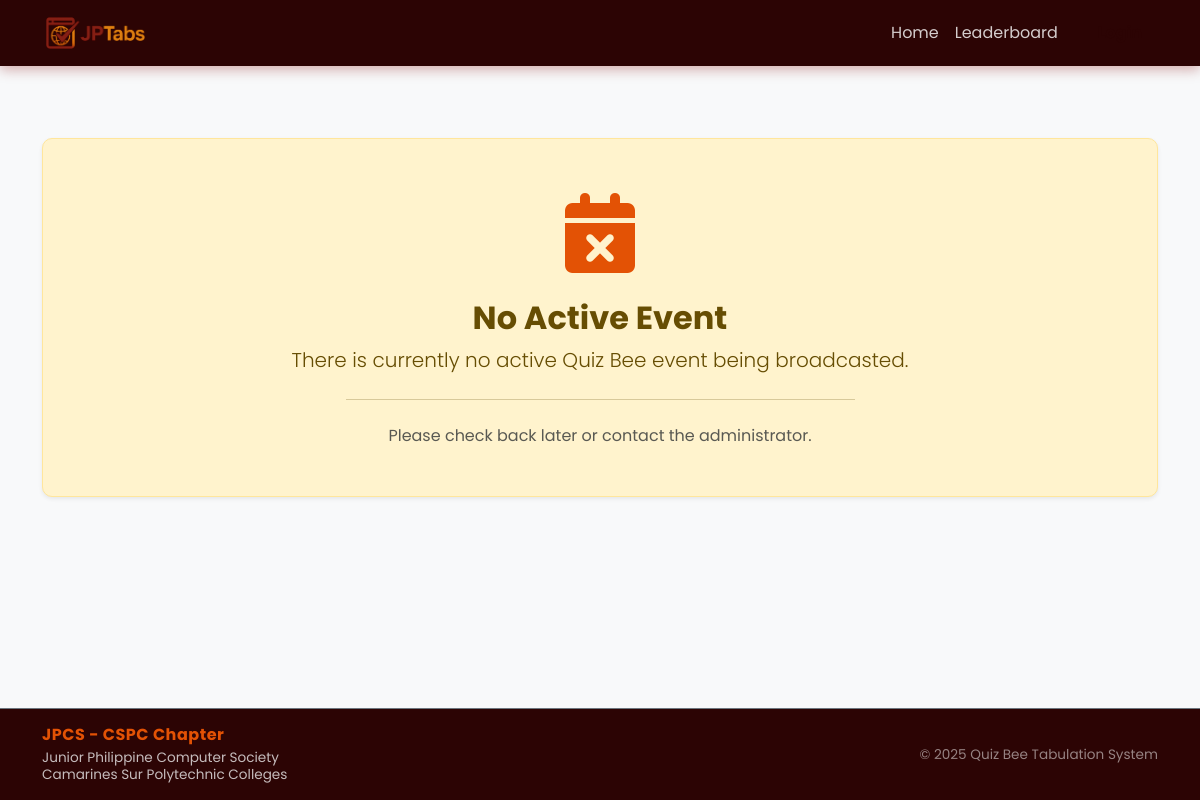
The app's page /leaderboard, older data.
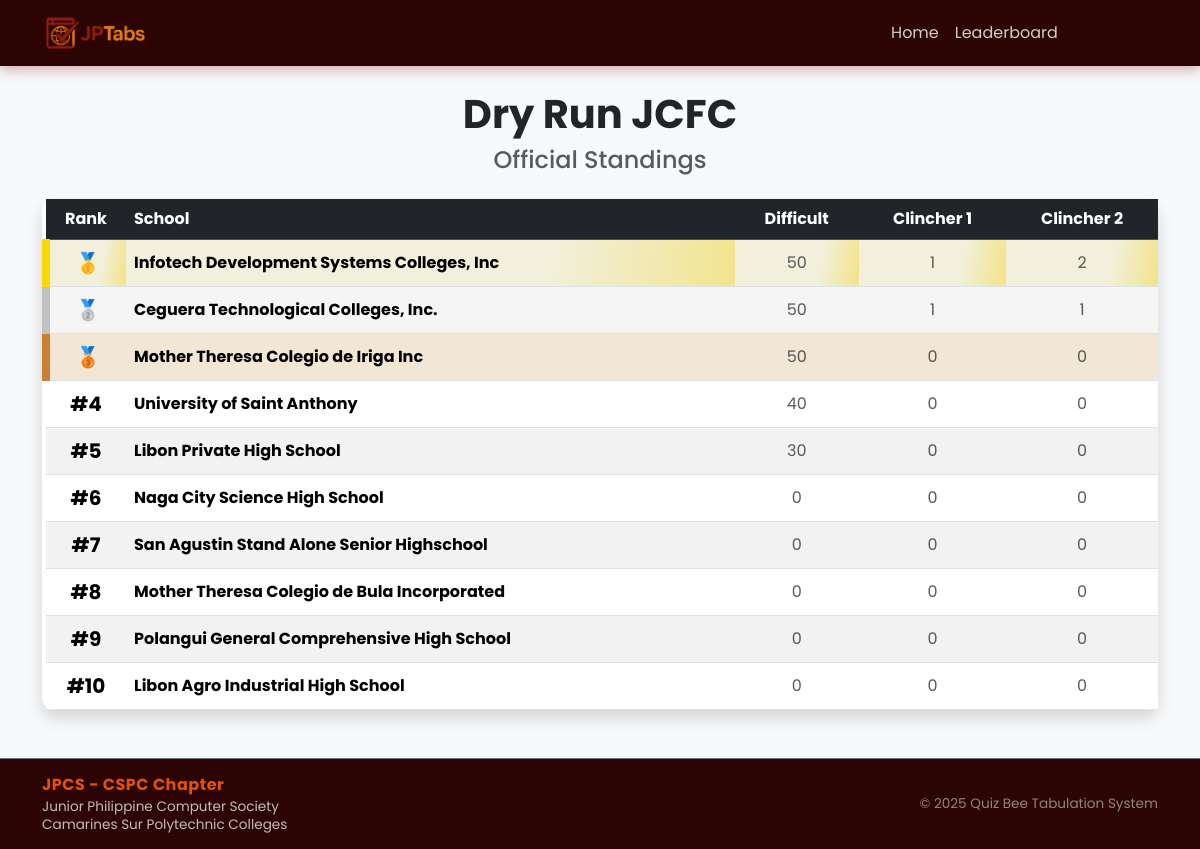
The same page, newer data.
### website/models.py (models this page shows)
class Event(db.Model):
    id = db.Column(db.Integer, primary_key=True)
    name = db.Column(db.String(150), nullable=False)
    is_active = db.Column(db.Boolean, default=False, index=True)
    scoring_type = db.Column(db.String(50), default='per_round')
    schools = db.relationship('School', backref='event', cascade='all, delete-orphan')
    rounds = db.relationship('Round', backref='event', cascade='all, delete-orphan')

class Round(db.Model):
    id = db.Column(db.Integer, primary_key=True)
    event_id = db.Column(db.Integer, db.ForeignKey('event.id'), nullable=False)
    number = db.Column(db.Integer, nullable=False)
    difficulty = db.Column(db.String(50), nullable=False)
    points = db.Column(db.Integer, nullable=False)
    total_questions = db.Column(db.Integer, nullable=False)
    is_active = db.Column(db.Boolean, default=False)
    qualifying_count = db.Column(db.Integer, default=0)
    is_final = db.Column(db.Boolean, default=False)
    participating_school_ids = db.Column(db.String(200), nullable=True)
    scores = db.relationship('Score', backref='round', cascade='all, delete-orphan')
    def is_school_allowed(self, school_id):
        if not self.participating_school_ids:
            return True
        allowed_list = self.participating_school_ids.split(',')
        return str(school_id) in allowed_list

class School(db.Model):
    id = db.Column(db.Integer, primary_key=True)
    name = db.Column(db.String(150), nullable=False) # Removed unique=True
    event_id = db.Column(db.Integer, db.ForeignKey('event.id'), nullable=False)
    user_id = db.Column(db.Integer, db.ForeignKey('user.id'), nullable=True)
    scores = db.relationship('Score', backref='school', cascade='all, delete-orphan')
    __table_args__ = (
        UniqueConstraint('name', 'event_id', name='unique_school_per_event'),
    )

### website/views.py (the view)
@views.route('/leaderboard')
def leaderboard():
    active_event = Event.query.filter_by(is_active=True).first()
    if not active_event: return render_template('viewer/leaderboard.html', event=None)
    active_round = Round.query.filter_by(event_id=active_event.id, is_active=True).first()
    display_rounds = []
    clincher_rounds = []
    final_round = Round.query.filter_by(event_id=active_event.id, is_final=True).first()
    all_rounds_ordered = Round.query.filter_by(event_id=active_event.id).order_by(Round.number.asc()).all()
    cumulative_history_rounds = [r for r in all_rounds_ordered if not r.is_final and 'Clincher' not in r.difficulty and 'Tie Breaker' not in r.difficulty]
    is_hybrid_final = False
    if active_event.scoring_type == 'hybrid':
        if active_round and (active_round.is_final or (final_round and active_round.number == final_round.number)):
            is_hybrid_final = True
        elif final_round and not active_round:
            if Score.query.filter_by(round_id=final_round.id).first():
                is_hybrid_final = True
    if is_hybrid_final and final_round:
        display_rounds.append(final_round)
        clincher_rounds = Round.query.filter(
            Round.event_id == active_event.id,
            Round.number == final_round.number,
            Round.difficulty.like('%Clincher%')
        ).order_by(Round.id.asc()).all()
        display_rounds.extend(clincher_rounds)
    else:
        display_rounds = cumulative_history_rounds
    schools = School.query.filter_by(event_id=active_event.id).all()
    rankings = []
    for school in schools:
        round_scores = {}
        for r in display_rounds:
            r_score = sum(s.round.points for s in school.scores if s.round_id == r.id and s.is_correct)
            round_scores[r.difficulty] = r_score
        history_total = 0
        for r in cumulative_history_rounds:
            history_total += sum(s.round.points for s in school.scores if s.round_id == r.id and s.is_correct)
        sort_key = []
        is_competing = False
        if is_hybrid_final:
            is_qualified = 0
            if final_round and final_round.is_school_allowed(school.id):
                is_qualified = 1
            sort_key.append(is_qualified)
            for r in display_rounds:
                sort_key.append(round_scores[r.difficulty])
            sort_key.append(history_total)
            if active_round and active_round.is_school_allowed(school.id):
                is_competing = True
        else:
            sort_key = [history_total]
            if active_round and active_round.is_school_allowed(school.id):
                is_competing = True
        if is_hybrid_final and final_round:
             display_total = round_scores.get(final_round.difficulty, 0)
        else:
             display_total = history_total
        rankings.append({
            'id': school.id,
            'name': school.name,
            'total': display_total,
            'breakdown': round_scores,
            'sort_key': tuple(sort_key),
            'is_competing': is_competing
        })
    rankings.sort(key=lambda x: x['sort_key'], reverse=True)
    return render_template('viewer/leaderboard.html',
                           event=active_event,
                           rankings=rankings,
                           rounds=display_rounds,
                           active_round=active_round,
                           is_hybrid_final=is_hybrid_final)

### website/templates/viewer/leaderboard.html (shortened to what this page needs)
{% extends "base.html" %}
{% block content %}
<div class="container mt-4" id="leaderboard-root" data-live-refresh="{{ 3000 if event else 10000 }}">
    {% if event %}
        <h1 class="text-center fw-bold anim-rise">{{ event.name }}</h1>
        <h4 class="text-center text-muted mb-4 anim-rise" style="--delay: .1s;">
            {% if active_round %}
                Current Stage: <span class="text-primary">{{ active_round.difficulty }}</span>
            {% else %}
                Official Standings
            {% endif %}
        </h4>
        <div class="card shadow anim-rise" style="--delay: .2s;">
            <div class="card-body p-0 table-responsive">
                <table class="table table-striped table-hover mb-0 align-middle text-center">
                    <thead class="table-dark">
                        <tr>
                            <th style="width: 80px;">Rank</th>
                            <th class="text-start">School</th>
                            {% for r in rounds %}
                                <th class="{% if active_round and r.id == active_round.id %}bg-success{% endif %}">
                                    {{ r.difficulty }}
                                </th>
                            {% endfor %}
                        </tr>
                    </thead>
                    <tbody data-stagger>
                        {% for rank in rankings %}
                        {% set row_class = "" %}
                        {% if not active_round %}
                            {% if loop.index == 1 %}{% set row_class = "rank-1" %}
                            {% elif loop.index == 2 %}{% set row_class = "rank-2" %}
                            {% elif loop.index == 3 %}{% set row_class = "rank-3" %}
                            {% endif %}
                        {% endif %}
                        <tr class="flip-row {{ row_class }}" data-flip-key="{{ rank.name }}">
                            <td class="fw-bold fs-5">
                                {% if rank.is_competing %}
                                    <span class="live-dot" title="Competing"></span>
                                {% else %}
                                    {% if not active_round and loop.index <= 3 %}
                                        <span class="medal">{% if loop.index == 1 %}🥇{% elif loop.index == 2 %}🥈{% elif loop.index == 3 %}🥉{% endif %}</span>
                                    {% else %}
                                        #{{ loop.index }}
                                    {% endif %}
                                {% endif %}
                            </td>
                            <td class="text-start fw-bold">{{ rank.name }}</td>
                            {% for r in rounds %}
                                <td class="text-muted">
                                    {{ rank.breakdown.get(r.difficulty, '-') }}
                                </td>
                            {% endfor %}
                        </tr>
                        {% else %}
                        <tr>
                            <td colspan="100%" class="text-muted py-4">Waiting for scores...</td>
                        </tr>
                        {% endfor %}
                    </tbody>
                </table>
            </div>
        </div>
    {% else %}
        <div class="alert alert-warning text-center shadow-sm p-5 mt-5 anim-rise" role="alert">
            <h1 class="display-1 mb-3"><i class="fas fa-calendar-times text-warning anim-float d-inline-block"></i></h1>
            <h2 class="alert-heading fw-bold">No Active Event</h2>
            <p class="lead">There is currently no active Quiz Bee event being broadcasted.</p>
            <hr class="w-50 mx-auto my-4">
            <p class="mb-0 text-muted">Please check back later or contact the administrator.</p>
        </div>
    {% endif %}
</div>
{% endblock %}

Row changes from the older to the newer data that the page shows:
added Event: name "Dry Run JCFC"
added Round: difficulty "Difficult", breakdown.get "50", breakdown.get "40", breakdown.get "30", breakdown.get "0"
added Round: difficulty "Clincher 1", breakdown.get "1", breakdown.get "0"
added Round: difficulty "Clincher 2", breakdown.get "2", breakdown.get "1", breakdown.get "0"
added School: name "Infotech Development Systems Colleges, Inc"
added School: name "Ceguera Technological Colleges, Inc."
added School: name "Mother Theresa Colegio de Iriga Inc"
added School: name "University of Saint Anthony"
added School: name "Libon Private High School"
added School: name "Naga City Science High School"
added School: name "San Agustin Stand Alone Senior Highschool"
added School: name "Mother Theresa Colegio de Bula Incorporated"
added School: name "Polangui General Comprehensive High School"
added School: name "Libon Agro Industrial High School"
Text that changed along with them:
text no longer shown: "No Active Event There is currently no active Quiz Bee event being broadcasted. Please check back later or contact the administrator."
text now shown: "Official Standings Rank School"
